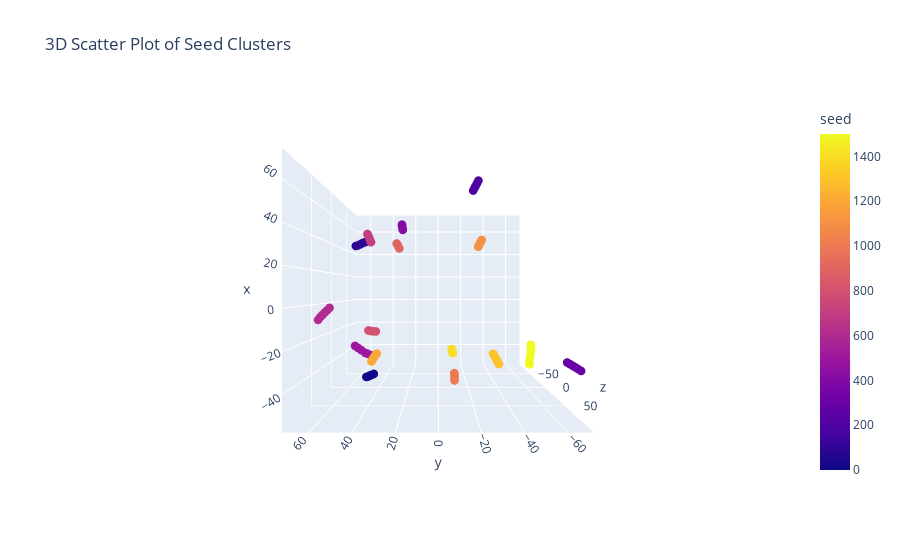

The code cell stored with this chart in its notebook:
### Code cell
import pandas as pd
import plotly.express as px

# Flatten the lists in seeds DataFrame so that each row is one cluster point,
# and include the seed id for grouping.
flattened_data = {"seed": [], "x": [], "y": [], "z": []}
for _, row in seeds.iterrows():
    for x_val, y_val, z_val in zip(row["x"], row["y"], row["z"]):
        if row["sid"] % 100 != 0:
            continue
        flattened_data["seed"].append(row["sid"])
        flattened_data["x"].append(x_val)
        flattened_data["y"].append(y_val)
        flattened_data["z"].append(z_val)

df_flat = pd.DataFrame(flattened_data)

# Create a 3D scatter plot using Plotly Express
fig = px.scatter_3d(
    df_flat,
    x="x",
    y="y",
    z="z",
    color="seed",
    title="3D Scatter Plot of Seed Clusters"
)
fig.update_traces(marker_size=3)
fig.update_layout(scene_camera=dict(
    eye=dict(x=0, y=0, z=2)
))
fig.show()
